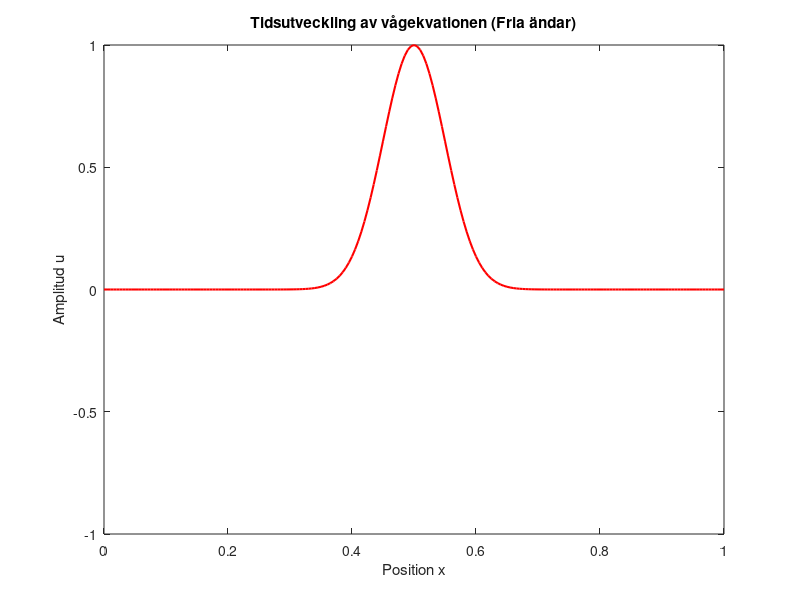
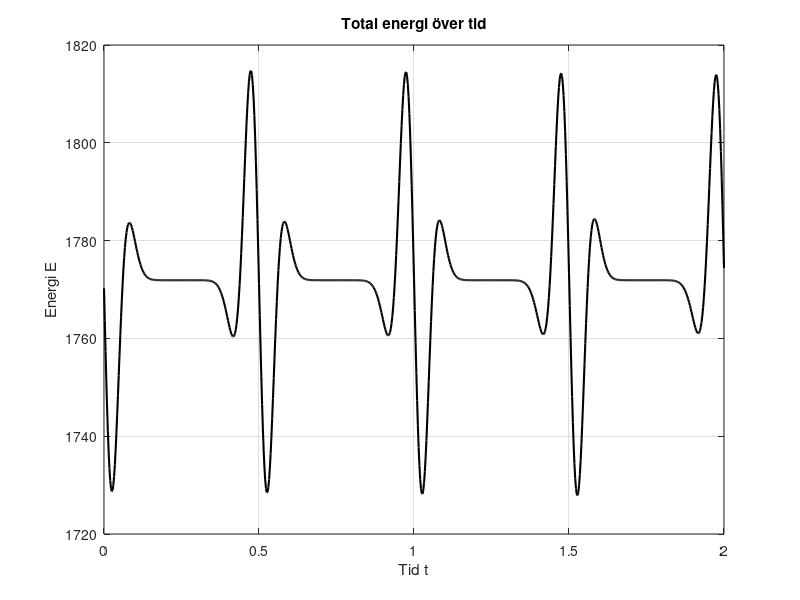

MATLAB code to generate these figures, in order:
N = 200; 
T = 2;
dx = 1/N;
dt = dx/2.0; 
M = round(T/dt);
c = 1; 

u = zeros(N+1, M+1);
p = zeros(N+1, M+1);

main_diag = -2 * ones(N+1, 1);
off_diag = ones(N, 1);
A_N = (diag(main_diag) + diag(off_diag, 1) + diag(off_diag, -1)) / dx^2;

A_N(1, 2) = 2 / dx^2;   
A_N(N+1, N) = 2 / dx^2; 

x = dx * (0:N)';

% Begynnelsepuls fr fr
g = @(x) exp(-200*(x-0.5).^2);
u(:,1) = g(x);
p(:,1) = zeros(N+1, 1); 

E = zeros(1, M+1);

weights = ones(N+1, 1);
weights(1) = 0.5;
weights(end) = 0.5;
W = diag(weights);

E(1) = 0.5 * (p(:,1)' * W * p(:,1)) - 0.5 * c^2 * (u(:,1)' * W * A_N * u(:,1));

figure('Name', 'Vågpropagering (Neumann)');
hPlot = plot(x, u(:,1), 'r', 'Linewidth', 1.5);
axis([0 1 -1 1]);
title('Tidsutveckling av vågekvationen (Fria ändar)');
xlabel('Position x'); 
ylabel('Amplitud u');
drawnow;

% Symplektisk Euler 
for m = 1:M
    p(:,m+1) = p(:,m) + dt * c^2 * A_N * u(:,m);
    
    u(:,m+1) = u(:,m) + dt * p(:,m+1);
    
    E(m+1) = 0.5 * (p(:,m+1)' * W * p(:,m+1)) - 0.5 * c^2 * (u(:,m+1)' * W * A_N * u(:,m+1));

    set(hPlot, 'YData', u(:,m+1));
    drawnow;
end

figure('Name', 'Energins tidsutveckling');

t_vec = linspace(0, T, M+1); 

plot(t_vec, E, 'k', 'LineWidth', 1.5);
grid on;

title('Total energi över tid');
xlabel('Tid t');
ylabel('Energi E');
